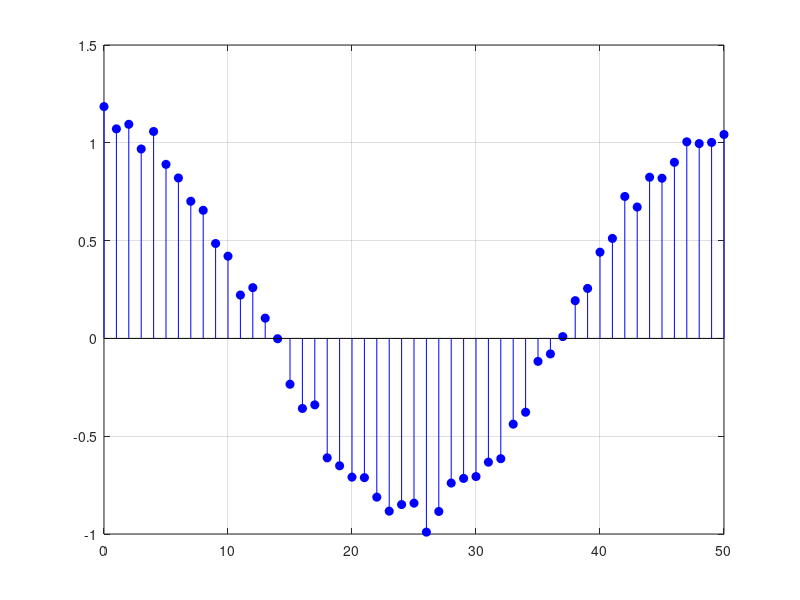

The MATLAB source for this figure:
n1 = 0;
n2= 50;
n = [n1:n2];

x = cos(0.04*pi.*n)+0.2*rand(1,51);
%%
figure
stem(n,x,'b','filled')
grid on



